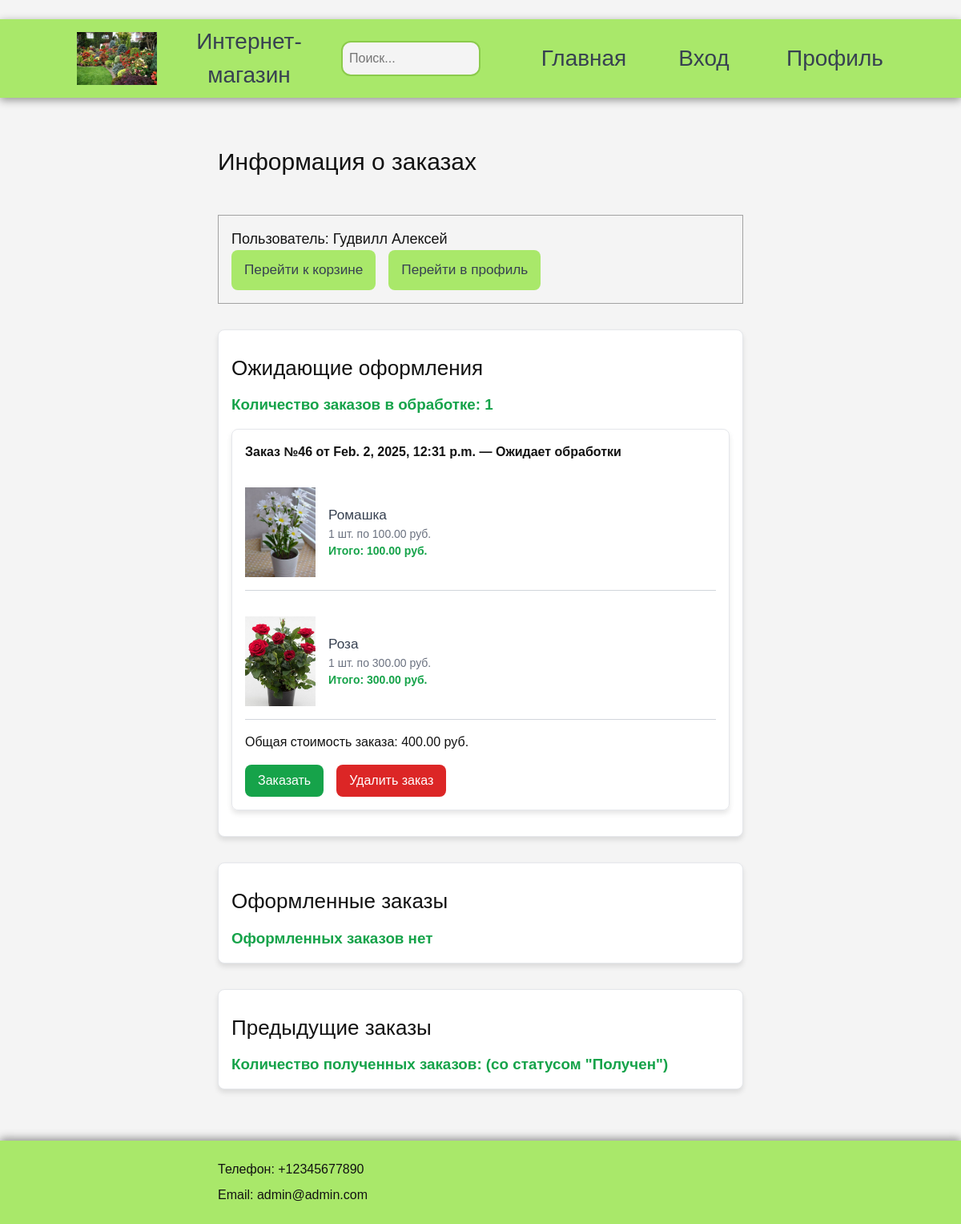
The app's page /order/ (signed in) with its own data.
### shop/models.py (models this page shows, shortened)
class ShopUser(models.Model):
    email = models.EmailField(unique=True, verbose_name="Email")
    full_name = models.CharField(max_length=255, verbose_name="ФИО")
    phone_number = models.CharField(max_length=20, verbose_name="Телефон")
    password = models.CharField(max_length=128, verbose_name="Пароль")
    created_at = models.DateTimeField(auto_now_add=True, verbose_name="Дата регистрации")

class Order(models.Model):
    user = models.ForeignKey(ShopUser, on_delete=models.CASCADE, related_name="orders")
    created_at = models.DateTimeField(auto_now_add=True)
    status = models.CharField(max_length=50, default="Ожидает обработки")
    total_price = models.DecimalField(max_digits=10, decimal_places=2, default=0.0)  # Итоговая цена

class OrderItem(models.Model):
    order = models.ForeignKey(Order, related_name="items", on_delete=models.CASCADE)
    product = models.ForeignKey('Product', on_delete=models.CASCADE)
    quantity = models.PositiveIntegerField()

class Product(models.Model):
    category = models.ForeignKey(Category, related_name='products', on_delete=models.CASCADE)
    name = models.CharField(max_length=200, db_index=True)
    slug = models.SlugField(max_length=200, db_index=True)
    image = models.ImageField(upload_to='products/%Y/%m/%d', blank=True)
    short_description = models.TextField(blank=True)
    description = models.TextField(blank=True)
    price = models.DecimalField(max_digits=10, decimal_places=2)
    stock = models.PositiveIntegerField()
    available = models.BooleanField(default=True)
    created = models.DateTimeField(auto_now_add=True)
    updated = models.DateTimeField(auto_now=True)
    class Meta:
        ordering = ('name',)
        index_together = (('id', 'slug'),)
    def get_absolute_url(self):
        return reverse('shop:product_detail',
                        args=[self.id, self.slug])

### shop/views.py (the view)
# urls.py: path('order/', views.order, name='order'),
def order(request): # страница заказов
    if 'user_id' not in request.session:
        return redirect('shop:registration')
    user = ShopUser.objects.get(id=request.session['user_id'])
    orders = user.orders.all()  # Все заказы пользователя
    pending_orders = orders.filter(status="Ожидает обработки")
    ordered_orders = orders.filter(status="Заказан")
    return render(request, 'shop/order.html', {'user': user, 'orders': orders, 'pending_orders': pending_orders, 'ordered_orders': ordered_orders})

### shop/templatetags/calculations.py (called while the page is built)
@register.filter
def multiply(value, arg):
    return value * arg

@register.filter
def total_order_price(items):
    return sum(item.quantity * item.product.price for item in items)

@register.filter
def sum_order(items):
    i = 0
    for item in items:
        i+=1
    return i

### shop/templates/shop/order.html (shortened to what this page needs)
﻿{% extends "shop/base.html" %}
{% load static %}
{% load calculations %}
{% block content %}
<h2>Информация о заказах</h2>
<div class="profil_data">
    <p>Пользователь: {{ user.full_name }}</p>
    <article class="basket-content" style="flex-direction: row;">
        <form method="post" action="{% url 'shop:cart' %}">
            <button type="submit" class="profil-btn" style="width: 100%; padding: 0 1rem;">Перейти к корзине</button>
        </form>
        <form method="post" action="{% url 'shop:profil' %}">
            <button type="submit" class="profil-btn" style="width: 100%; padding: 0 1rem;">Перейти в профиль</button>
        </form>
    </article>
</div>
<article class="order_article">
    <h3>Ожидающие оформления</h3>
    {% if pending_orders %}
        <section class="text-in">Количество заказов в обработке: {{ pending_orders|sum_order }} </section>
        {% for order in pending_orders %}
        <section class="order-column">
            <div><strong>Заказ №{{ order.id }} от {{ order.created_at }} — {{ order.status }}</strong></div>
            {% for item in order.items.all %}
            <div class="order-row">
                <a class="order-images" href="{{ item.product.get_absolute_url }}">
                    <img src="{% if item.product.image %}{{ item.product.image.url }}{% else %}{% static 'img/err.jpg' %}{% endif %}">
                </a>
                <div class="order-details">
                    <a class="product-name" href="{{ item.product.get_absolute_url }}">{{ item.product.name }}</a>
                    <div class="product-info">
                        {{ item.quantity }} шт. по {{ item.product.price }} руб. <br>
                        <strong>Итого: {{ item.quantity|multiply:item.product.price }} руб.</strong>
                    </div>
                </div>
            </div>
            {% endfor %}
            Общая стоимость заказа: {{ order.items.all|total_order_price }} руб.
            <div class="basket-content" style="flex-direction: row;">
                <form method="get" action="{% url 'shop:order_payment' order.id %}">
                    <button type="submit" class="order-btn btn-success">Заказать</button>
                </form>
                <form method="post" action="{% url 'shop:remove_order' order.id %}">
                    <button type="submit" class="order-btn btn-danger">Удалить заказ</button>
                </form>
            </div>
        </section>
        {% endfor %}
    {% else %}
        <section class="text-in">
            Заказов в обработке нет
        </section>
    {% endif %}
</article>
<article class="order_article">
    <h3>Оформленные заказы</h3>
    {% if ordered_orders %}
        <section class="text-in">Количество оформленных заказов: {{ ordered_orders|sum_order }} </section>
        {% for order in ordered_orders %}
        <section class="order-column">
            <div><strong>Заказ №{{ order.id }} от {{ order.created_at }} — {{ order.status }}</strong></div>
            {% for item in order.items.all %}
            <section class="order-row">
                <a class="order-images" href="{{ product.get_absolute_url }}">
                    <img src="{% if item.product.image %}{{ item.product.image.url }}{% else %}{% static 'img/err.jpg' %}{% endif %}">
                </a>
                <div class="order-details">
                    <a class="product-name" href="{{ product.get_absolute_url }}">{{ item.product.name }}</a>
                    <div class="product-info">
                        {{ item.quantity }} шт. по {{ item.product.price }} руб. <br>
                        <strong>Итого: {{ item.quantity|multiply:item.product.price }} руб.</strong>
                    </div>
                </div>
            </section>
            {% endfor %}
            Общая стоимость заказа: {{ order.items.all|total_order_price }} руб.
        </section>
        {% endfor %}
    {% else %}
        <section class="text-in">
            Оформленных заказов нет
        </section>
    {% endif %}
</article>
<article class="order_article">
    <h3>Предыдущие заказы</h3>
    <section class="text-in">Количество полученных заказов: (со статусом "Получен") </section>
</article>
{% endblock content %}

### shop/static/css/garden_store.css (style rules this page uses)
* { margin: 0; padding: 0; }
[data-theme="color"] { --body-bg: #f4f4f4; --form-bg: #ffffff; --header-bg: #A9E86A; --header-bg-dark: #8bcb4b; --dark: #121212; --gray: #374151; --link: #61afef; --link-hover: #2c83ca; --link-active: #375772; --hr: #a2a2a2; --shadow: #939393; --code-color: #888; --img-op: 1; }
body, html { margin: 0; padding: 0; width: 100%; height: 100%; }
body { color: var(--dark); background-color: var(--body-bg); font-family: 'Rubik', sans-serif; font-weight: 400; }
a { font-size: 26px; color: var(--link); text-decoration: none; }
h2 { font-size: 30px; margin-bottom: 3rem; }
h3 { font-size: 26px; margin: 1rem 0; }
p { font-size: 22px; margin: 0; }
form { display: flex; flex-direction: column; gap: 1rem; }
.profil_data { width: 100%; border: 1.5px solid var(--hr); padding: 1rem; margin: 2rem 0; }
.profil_data p { font-size: 18px; }
.basket-content { display: flex; flex-direction: column; flex: 70%; gap: 1rem; }
.profil-btn { width: 85%; height: 50px; border-radius: 0.5rem; font-size: 1.075rem; color: var(--gray); background-color: var(--header-bg); border: none; cursor: pointer; transition: transform 0.2s ease, background-color 0.2s ease; }
.order_article { padding: 1rem; margin: 2rem 0; background-color: var(--form-bg); box-shadow: 0 4px 6px rgba(0, 0, 0, 0.1); border-radius: 0.5rem; border: 1px solid #e5e7eb; }
.text-in { font-size: 1.175rem; font-weight: 600; color: #16a34a; }
.order-column { display: flex; flex-direction: column; gap: 1rem; padding: 1rem; margin: 1rem 0; box-shadow: 0 4px 6px rgba(0, 0, 0, 0.1); border-radius: 0.5rem; border: 1px solid #e5e7eb; }
.order-row { display: flex; align-items: center; gap: 1rem; padding: 1rem 0; border-bottom: 1px solid #d1d5db; }
.order-images { width: 5.5rem; height: 7rem; }
.order-images img { width: 100%; height: 100%; object-fit: cover; }
.product-name { font-size: 1.075rem; font-weight: 500; color: var(--gray); }
.product-info { font-size: 0.875rem; color: #6b7280; }
.product-info strong { color: #16a34a; }
.order-btn { padding: 0.5rem 1rem; border-radius: 0.5rem; font-size: 1rem; color: var(--form-bg); border: none; cursor: pointer; transition: transform 0.2s ease, background-color 0.2s ease; }
.btn-success { background-color: #16a34a; }
.btn-danger { background-color: #dc2626; }

### records on screen
ShopUser: full_name "Гудвилл Алексей"
Order: id "46", created_at "Feb. 2, 2025, 12:31 p.m.", status "Ожидает обработки", items.all|total_order_price "400.00"
OrderItem: product.image (picture), product.name "Ромашка", quantity "1", product.price "100.00", quantity|multiply "100.00"
OrderItem: product.image (picture), product.name "Роза", quantity "1", product.price "300.00", quantity|multiply "300.00"

### other values on screen
{{ pending_orders|sum_order }} "1"
